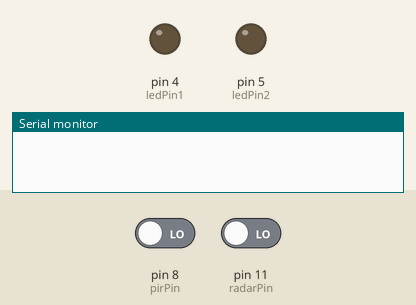
Bench run of a sketch on a simulated Arduino Uno, built with avr-gcc and run on an emulated ATmega328P. On the bench: output pins drawn as LEDs (lit = HIGH), the last lines printed to the serial monitor. The test bench sets the inputs (shaded band); at power-on: pin 8 (pirPin) LOW, pin 11 (radarPin) LOW.

Above: at 4.2 s.
4.3 s: pin 8 (pirPin) driven HIGH
At 5.1 s:
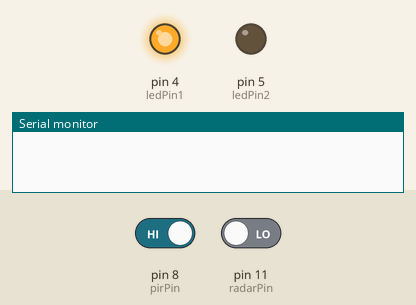
5.8 s: pin 11 (radarPin) driven HIGH
At 6.3 s:
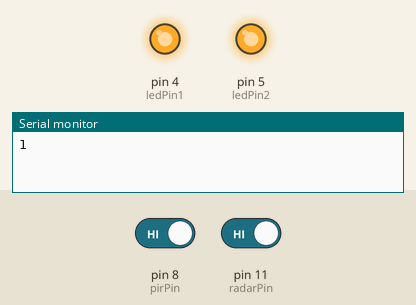
7.3 s: pin 8 (pirPin) driven LOW
At 8.5 s:
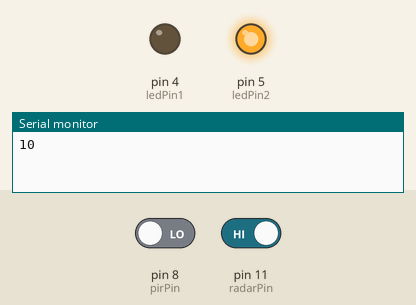
8.8 s: pin 11 (radarPin) driven LOW
At 9.8 s:
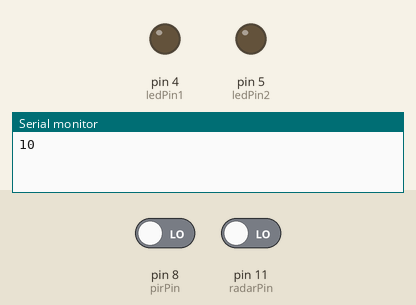
Timing chart, 0 to 11.3 s (numbered marks = the images above; inputs shaded):
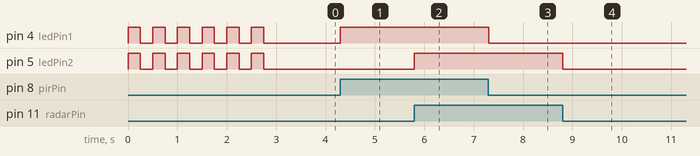

Measured:
- after the input at 4.3 s, pin 4 (ledPin1): LOW → HIGH at once
- after the input at 5.8 s, pin 5 (ledPin2): LOW → HIGH at once
- after the input at 7.3 s, pin 4 (ledPin1): HIGH → LOW at once
- after the input at 8.8 s, pin 5 (ledPin2): HIGH → LOW at once

The sketch:

pirRadar2.ino
```cpp
// PIR detector and microwave radar; software/usb serial output
#define ON  1
#define OFF 0

//#include <SoftwareSerial.h>
//SoftwareSerial softSerial(3,2); // RX, TX of Arduino

const int pirPin = 8;
const int radarPin = 11;
const int ledPin1 = 4;
const int ledPin2 = 5;

void setup() {
  Serial.begin(9600);
  //softSerial.begin(9600);
  pinMode(ledPin1 , OUTPUT);
  pinMode(pirPin , INPUT);
  pinMode(ledPin2 , OUTPUT);
  pinMode(radarPin , INPUT);
  //Serial.println("PIR Radar starting1...");
  //softSerial.println("PIR Radar starting2...");
  blinker();
}

boolean input=0;
boolean input1=0;
boolean input2=0;
boolean prev=0;

void loop() {
  //repeater();
  detectMovement();
}

void detectMovement() {
   input1 = digitalRead(pirPin);
   input2 = digitalRead(radarPin);
   //input =  input1;
   //input =  input2;
   input = input1 & input2;

   if (input != prev) {
      //softSerial.println(input);
      Serial.print(input);
      prev = input;
   }
   digitalWrite(ledPin1, input1);
   digitalWrite(ledPin2, input2);
   delay(100);
}

/*
char inp;
void repeater() {
  if (softSerial.available()) {
    inp = softSerial.read();
    Serial.print(inp);
  }
  if (Serial.available()) {
    inp = Serial.read();
    softSerial.print(inp);
  }
}
*/

void blinker() {
  for (int i=0; i<6; i++) {
    digitalWrite(ledPin1, ON);
    digitalWrite(ledPin2, ON);
    delay(250);
    digitalWrite(ledPin1, OFF);
    digitalWrite(ledPin2, OFF);
    delay(250);
  }
}
```
